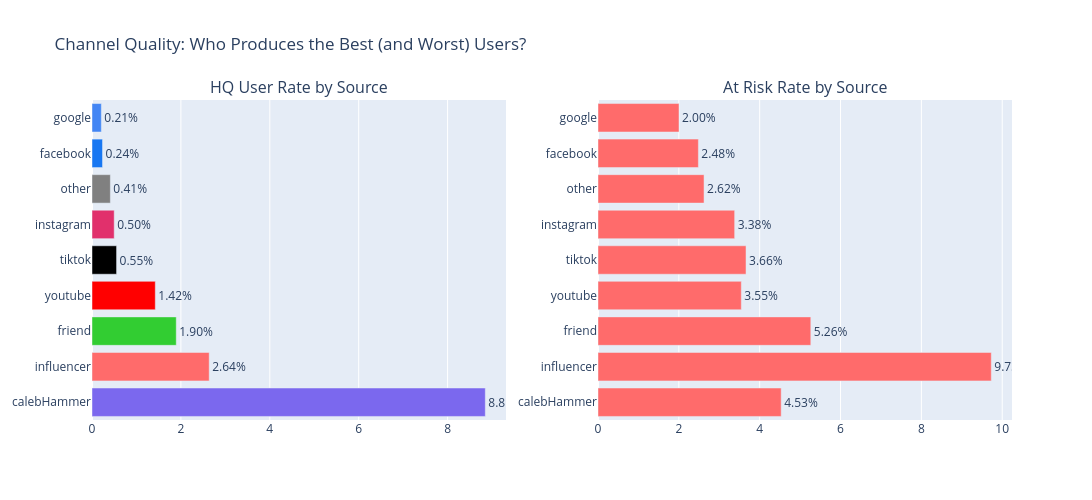

Notebook code cell kept with this figure:
### Markdown cell above
---
## 3. Acquisition Channel Quality

Which channels produce the best users? **Caleb Hammer is categorically different from paid social.**

### Code cell
# Full funnel by source
import pyarrow.dataset as ds

dataset = ds.dataset(f'{PARQUET_ROOT}/users', format='parquet')
table = dataset.to_table(columns=['_id', 'attribution'])
users_attr = table.to_pandas()
users_attr['attr_source'] = users_attr['attribution'].apply(
    lambda x: x.get('source') if isinstance(x, dict) else None
)

sources = ['calebHammer', 'influencer', 'youtube', 'friend', 'instagram',
           'tiktok', 'facebook', 'google', 'other']

funnel_rows = []
for src in sources:
    total = (users_attr['attr_source'] == src).sum()
    plat = (all_active[(all_active['tier'] == 'Platinum') & (all_active['attr_source'] == src)]).shape[0]
    gold_n = (all_active[(all_active['tier'] == 'Gold') & (all_active['attr_source'] == src)]).shape[0]
    at_risk_n = (all_active[(all_active['tier'] == 'At Risk') & (all_active['attr_source'] == src)]).shape[0]
    hq = plat + gold_n
    funnel_rows.append({
        'Source': src,
        'Total Signups': total,
        'Platinum': plat,
        'Gold': gold_n,
        'HQ (P+G)': hq,
        'At Risk': at_risk_n,
        'HQ Rate %': hq / total * 100 if total > 0 else 0,
        'At Risk Rate %': at_risk_n / total * 100 if total > 0 else 0
    })

funnel_src = pd.DataFrame(funnel_rows).sort_values('HQ Rate %', ascending=False)

fig = make_subplots(rows=1, cols=2,
                    subplot_titles=('HQ User Rate by Source', 'At Risk Rate by Source'))

fig.add_trace(go.Bar(
    y=funnel_src['Source'], x=funnel_src['HQ Rate %'],
    orientation='h',
    marker_color=[SOURCE_COLORS.get(s, '#808080') for s in funnel_src['Source']],
    text=[f"{v:.2f}%" for v in funnel_src['HQ Rate %']],
    textposition='outside'
), row=1, col=1)

fig.add_trace(go.Bar(
    y=funnel_src['Source'], x=funnel_src['At Risk Rate %'],
    orientation='h',
    marker_color='#FF6B6B',
    text=[f"{v:.2f}%" for v in funnel_src['At Risk Rate %']],
    textposition='outside'
), row=1, col=2)

fig.update_layout(height=500, width=1100, showlegend=False,
                  title='Channel Quality: Who Produces the Best (and Worst) Users?')
fig.show()

funnel_src[['Source', 'Total Signups', 'HQ (P+G)', 'HQ Rate %', 'At Risk', 'At Risk Rate %']].style.format({
    'Total Signups': '{:,.0f}', 'HQ (P+G)': '{:,.0f}', 'HQ Rate %': '{:.2f}%',
    'At Risk': '{:,.0f}', 'At Risk Rate %': '{:.2f}%'
})

### Figure 1 — Plotly figure (JSON) as saved in the notebook; plotly's stock layout.template omitted (floating-point values rounded to 4 significant figures)
{"data": [{"marker": {"color": ["#7B68EE", "#FF6B6B", "#32CD32", "#FF0000", "#000000", "#E1306C", "#808080", "#1877F2", "#4285F4"]}, "orientation": "h", "text": ["8.85%", "2.64%", "1.90%", "1.42%", "0.55%", "0.50%", "0.41%", "0.24%", "0.21%"], "textposition": "outside", "type": "bar", "x": [8.848, 2.637, 1.895, 1.424, 0.5528, 0.4996, 0.413, 0.2367, 0.2101], "xaxis": "x", "y": ["calebHammer", "influencer", "friend", "youtube", "tiktok", "instagram", "other", "facebook", "google"], "yaxis": "y"}, {"marker": {"color": "#FF6B6B"}, "orientation": "h", "text": ["4.53%", "9.73%", "5.26%", "3.55%", "3.66%", "3.38%", "2.62%", "2.48%", "2.00%"], "textposition": "outside", "type": "bar", "x": [4.532, 9.73, 5.265, 3.546, 3.662, 3.381, 2.623, 2.483, 2.004], "xaxis": "x2", "y": ["calebHammer", "influencer", "friend", "youtube", "tiktok", "instagram", "other", "facebook", "google"], "yaxis": "y2"}], "layout": {"annotations": [{"font": {"size": 16}, "showarrow": false, "text": "HQ User Rate by Source", "x": 0.225, "xanchor": "center", "xref": "paper", "y": 1, "yanchor": "bottom", "yref": "paper"}, {"font": {"size": 16}, "showarrow": false, "text": "At Risk Rate by Source", "x": 0.775, "xanchor": "center", "xref": "paper", "y": 1, "yanchor": "bottom", "yref": "paper"}], "height": 500, "showlegend": false, "title": {"text": "Channel Quality: Who Produces the Best (and Worst) Users?"}, "width": 1100, "xaxis": {"anchor": "y", "domain": [0, 0.45]}, "xaxis2": {"anchor": "y2", "domain": [0.55, 1]}, "yaxis": {"anchor": "x", "domain": [0, 1]}, "yaxis2": {"anchor": "x2", "domain": [0, 1]}}}
